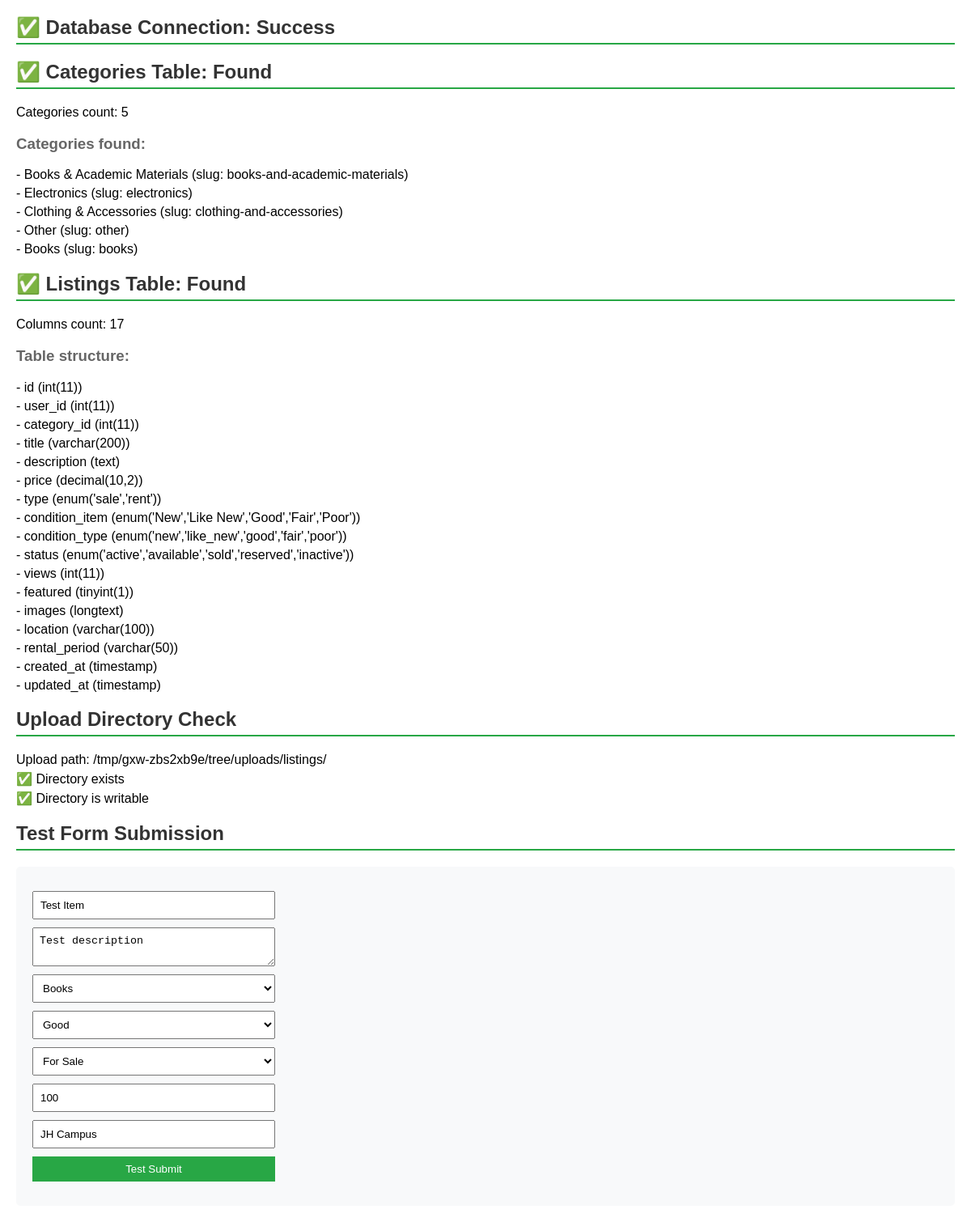
The app's page /debug_post_item.php with its own data.
### tables this page shows
CREATE TABLE `categories` (
  `id` int(11) NOT NULL,
  `name` varchar(100) NOT NULL,
  `slug` varchar(50) NOT NULL,
  `description` text DEFAULT NULL,
  `icon` varchar(50) DEFAULT NULL,
  `created_at` timestamp NOT NULL DEFAULT current_timestamp(),
  `is_active` tinyint(1) DEFAULT 1
);

### debug_post_item.php (the view, shortened to what this page needs)
<?php
try {
    $db = getDBConnection();
    echo "<h2>✅ Database Connection: Success</h2>";
} catch (Exception $e) {
    echo "<h2>❌ Database Connection: Failed</h2>";
    echo "<p>Error: " . $e->getMessage() . "</p>";
    exit;
}
try {
    $stmt = $db->prepare("SELECT * FROM categories LIMIT 5");
    $stmt->execute();
    $categories = $stmt->fetchAll();
    echo "<h2>✅ Categories Table: Found</h2>";
    echo "<p>Categories count: " . count($categories) . "</p>";
    if (empty($categories)) {
        echo "<h3>⚠️ No categories found. Adding default categories...</h3>";
        $defaultCategories = [
            ['name' => 'Books', 'slug' => 'books', 'description' => 'Textbooks and academic materials'],
            ['name' => 'Electronics', 'slug' => 'electronics', 'description' => 'Laptops, phones, gadgets'],
            ['name' => 'Clothing', 'slug' => 'clothing', 'description' => 'Clothes and fashion items'],
            ['name' => 'Accessories', 'slug' => 'accessories', 'description' => 'Bags, jewelry, and accessories'],
            ['name' => 'Sports', 'slug' => 'sports', 'description' => 'Sports equipment and gear'],
            ['name' => 'Other', 'slug' => 'other', 'description' => 'Other items']
        ];
        foreach ($defaultCategories as $cat) {
            $stmt = $db->prepare("INSERT INTO categories (name, slug, description, created_at) VALUES (?, ?, ?, NOW())");
            $stmt->execute([$cat['name'], $cat['slug'], $cat['description']]);
        }
        echo "<p>✅ Default categories added!</p>";
    } else {
        echo "<h3>Categories found:</h3>";
        foreach ($categories as $cat) {
            echo "<p>- {$cat['name']} (slug: {$cat['slug']})</p>";
        }
    }
} catch (Exception $e) {
    echo "<h2>❌ Categories Table: Error</h2>";
    echo "<p>Error: " . $e->getMessage() . "</p>";
}
try {
    $stmt = $db->prepare("DESCRIBE listings");
    $stmt->execute();
    $columns = $stmt->fetchAll();
    echo "<h2>✅ Listings Table: Found</h2>";
    echo "<p>Columns count: " . count($columns) . "</p>";
    echo "<h3>Table structure:</h3>";
    foreach ($columns as $col) {
        echo "<p>- {$col['Field']} ({$col['Type']})</p>";
    }
} catch (Exception $e) {
    echo "<h2>❌ Listings Table: Error</h2>";
    echo "<p>Error: " . $e->getMessage() . "</p>";
}
$uploadsDir = UPLOAD_PATH . 'listings/';
echo "<h2>Upload Directory Check</h2>";
echo "<p>Upload path: " . $uploadsDir . "</p>";
if (is_dir($uploadsDir)) {
    echo "<p>✅ Directory exists</p>";
    if (is_writable($uploadsDir)) {
        echo "<p>✅ Directory is writable</p>";
    } else {
        echo "<p>❌ Directory is not writable</p>";
    }
}
echo "<h2>Test Form Submission</h2>";
echo '<form method="POST" action="api/create_listing.php" enctype="multipart/form-data">';
echo '<input type="text" name="title" value="Test Item" required>';
echo '<textarea name="description" required>Test description</textarea>';
echo '<select name="category" required>';
echo '<option value="books">Books</option>';
echo '</select>';
echo '<select name="condition" required>';
echo '<option value="good">Good</option>';
echo '</select>';
echo '<select name="type" required>';
echo '<option value="sell">For Sale</option>';
echo '</select>';
echo '<input type="number" name="price" value="100" step="0.01" required>';
echo '<input type="text" name="location" value="JH Campus">';
echo '<button type="submit">Test Submit</button>';
echo '</form>';
?>

### debug_post_item.php (style rules this page uses)
h2 { color: #333; border-bottom: 2px solid #28a745; padding-bottom: 5px; }
h3 { color: #666; }
p { margin: 5px 0; }
form { background: #f8f9fa; padding: 20px; border-radius: 5px; margin-top: 20px; }
form input, form textarea, form select, form button { display: block; margin: 10px 0; padding: 8px; width: 300px; }
form button { background: #28a745; color: white; border: none; cursor: pointer; }

### records on screen
categories: name "Books & Academic Materials", slug "books-and-academic-materials"
categories: name "Electronics", slug "electronics"
categories: name "Clothing & Accessories", slug "clothing-and-accessories"
categories: name "Other", slug "other"
categories: name "Books", slug "books"

### other values on screen
count($categories) "5"
count($columns) "17"
$col['Field'] "id"
$col['Type'] "int(11)"
$col['Field'] "user_id"
$col['Field'] "category_id"
$col['Field'] "title"
$col['Type'] "varchar(200)"
$col['Field'] "description"
$col['Type'] "text"
$col['Field'] "price"
$col['Type'] "decimal(10,2)"
$col['Field'] "type"
$col['Type'] "enum('sale','rent')"
$col['Field'] "condition_item"
